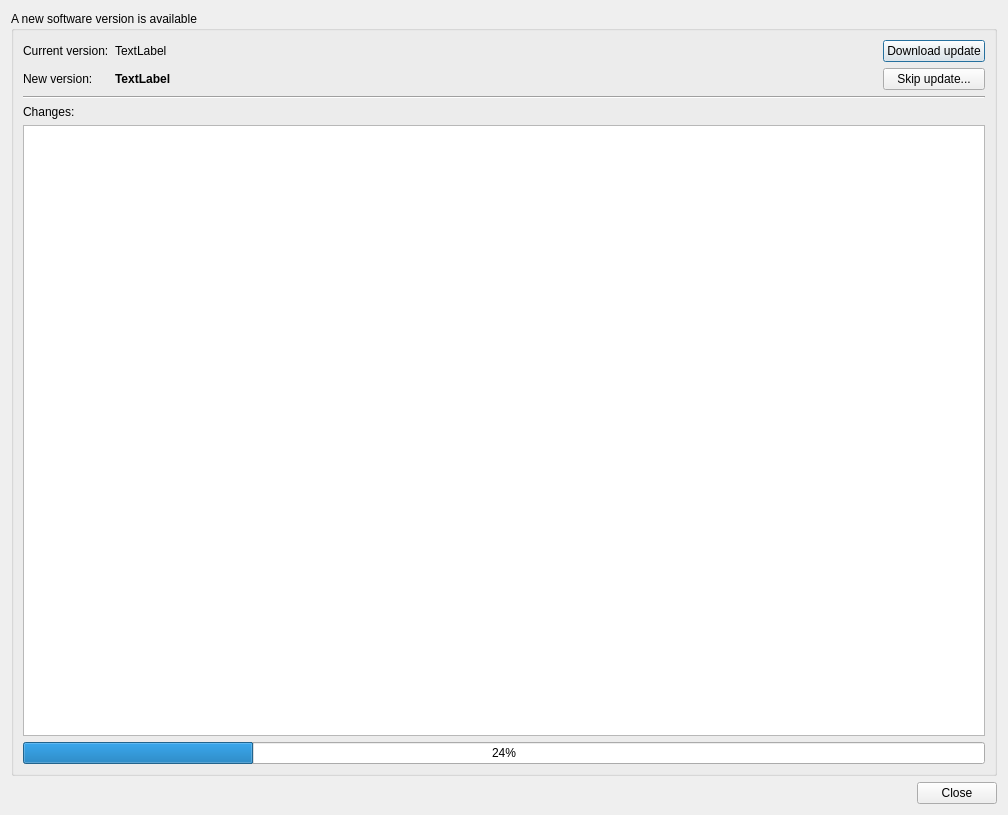
<?xml version="1.0" encoding="UTF-8"?>
<ui version="4.0">
 <class>AutoUpdateDialog</class>
 <widget class="QDialog" name="AutoUpdateDialog">
  <property name="geometry">
   <rect>
    <x>0</x>
    <y>0</y>
    <width>1008</width>
    <height>815</height>
   </rect>
  </property>
  <property name="windowTitle">
   <string>Software update</string>
  </property>
  <layout class="QVBoxLayout" name="verticalLayout">
   <item>
    <widget class="QGroupBox" name="groupBox">
     <property name="title">
      <string>A new software version is available</string>
     </property>
     <layout class="QGridLayout" name="gridLayout">
      <item row="1" column="0">
       <widget class="QLabel" name="labelNewVersion">
        <property name="text">
         <string>New version:</string>
        </property>
       </widget>
      </item>
      <item row="0" column="1">
       <widget class="QLabel" name="labelCurrentVersionNumber">
        <property name="sizePolicy">
         <sizepolicy hsizetype="Expanding" vsizetype="Preferred">
          <horstretch>0</horstretch>
          <verstretch>0</verstretch>
         </sizepolicy>
        </property>
        <property name="font">
         <font>
          <weight>50</weight>
          <bold>false</bold>
         </font>
        </property>
        <property name="text">
         <string>TextLabel</string>
        </property>
       </widget>
      </item>
      <item row="3" column="0" colspan="2">
       <widget class="QLabel" name="label">
        <property name="text">
         <string>Changes:</string>
        </property>
       </widget>
      </item>
      <item row="0" column="0">
       <widget class="QLabel" name="labelCurrentVersion">
        <property name="text">
         <string>Current version:</string>
        </property>
       </widget>
      </item>
      <item row="2" column="0" colspan="3">
       <widget class="Line" name="line">
        <property name="orientation">
         <enum>Qt::Horizontal</enum>
        </property>
       </widget>
      </item>
      <item row="1" column="1">
       <widget class="QLabel" name="labelNewVersionNumber">
        <property name="font">
         <font>
          <weight>75</weight>
          <bold>true</bold>
         </font>
        </property>
        <property name="text">
         <string>TextLabel</string>
        </property>
       </widget>
      </item>
      <item row="0" column="2">
       <widget class="QPushButton" name="pushButtonDownload">
        <property name="text">
         <string>Download update</string>
        </property>
       </widget>
      </item>
      <item row="6" column="0" colspan="3">
       <widget class="QProgressBar" name="progressBarDownload">
        <property name="value">
         <number>24</number>
        </property>
       </widget>
      </item>
      <item row="5" column="0" colspan="3">
       <widget class="QTextEdit" name="textEditChangeLog">
        <property name="minimumSize">
         <size>
          <width>800</width>
          <height>500</height>
         </size>
        </property>
       </widget>
      </item>
      <item row="1" column="2">
       <widget class="QPushButton" name="pushButtonSkipUpdate">
        <property name="text">
         <string>Skip update...</string>
        </property>
       </widget>
      </item>
     </layout>
    </widget>
   </item>
   <item>
    <widget class="QDialogButtonBox" name="buttonBox">
     <property name="orientation">
      <enum>Qt::Horizontal</enum>
     </property>
     <property name="standardButtons">
      <set>QDialogButtonBox::Close</set>
     </property>
    </widget>
   </item>
  </layout>
 </widget>
 <resources/>
 <connections>
  <connection>
   <sender>buttonBox</sender>
   <signal>accepted()</signal>
   <receiver>AutoUpdateDialog</receiver>
   <slot>accept()</slot>
   <hints>
    <hint type="sourcelabel">
     <x>248</x>
     <y>254</y>
    </hint>
    <hint type="destinationlabel">
     <x>157</x>
     <y>274</y>
    </hint>
   </hints>
  </connection>
  <connection>
   <sender>buttonBox</sender>
   <signal>rejected()</signal>
   <receiver>AutoUpdateDialog</receiver>
   <slot>reject()</slot>
   <hints>
    <hint type="sourcelabel">
     <x>316</x>
     <y>260</y>
    </hint>
    <hint type="destinationlabel">
     <x>286</x>
     <y>274</y>
    </hint>
   </hints>
  </connection>
 </connections>
</ui>
